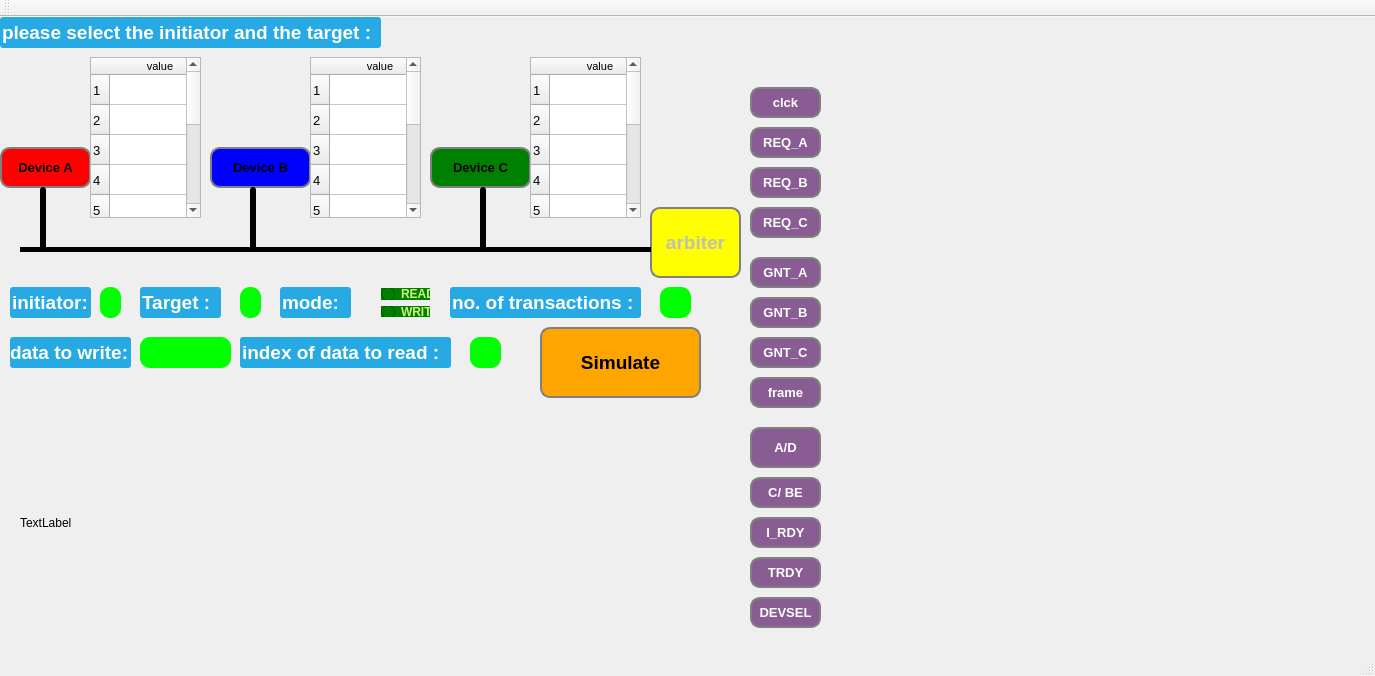
<?xml version="1.0" encoding="UTF-8"?>
<ui version="4.0">
 <class>PCI</class>
 <widget class="QMainWindow" name="PCI">
  <property name="windowModality">
   <enum>Qt::ApplicationModal</enum>
  </property>
  <property name="enabled">
   <bool>true</bool>
  </property>
  <property name="geometry">
   <rect>
    <x>0</x>
    <y>0</y>
    <width>1375</width>
    <height>676</height>
   </rect>
  </property>
  <property name="sizePolicy">
   <sizepolicy hsizetype="Maximum" vsizetype="Maximum">
    <horstretch>10</horstretch>
    <verstretch>10</verstretch>
   </sizepolicy>
  </property>
  <property name="baseSize">
   <size>
    <width>1</width>
    <height>3</height>
   </size>
  </property>
  <property name="windowTitle">
   <string>PCI</string>
  </property>
  <widget class="QWidget" name="centralWidget">
   <widget class="QPushButton" name="devA">
    <property name="geometry">
     <rect>
      <x>0</x>
      <y>130</y>
      <width>91</width>
      <height>41</height>
     </rect>
    </property>
    <property name="font">
     <font>
      <family>Arial</family>
      <pointsize>10</pointsize>
      <weight>75</weight>
      <bold>true</bold>
     </font>
    </property>
    <property name="cursor">
     <cursorShape>OpenHandCursor</cursorShape>
    </property>
    <property name="styleSheet">
     <string notr="true">QPushButton
{
  border: 2px solid gray;
  border-radius: 10px;
  padding: 0 8px;
  background: red;
}</string>
    </property>
    <property name="text">
     <string>Device A</string>
    </property>
   </widget>
   <widget class="QPushButton" name="devB">
    <property name="geometry">
     <rect>
      <x>210</x>
      <y>130</y>
      <width>101</width>
      <height>41</height>
     </rect>
    </property>
    <property name="font">
     <font>
      <family>Arial</family>
      <pointsize>10</pointsize>
      <weight>75</weight>
      <bold>true</bold>
     </font>
    </property>
    <property name="cursor">
     <cursorShape>OpenHandCursor</cursorShape>
    </property>
    <property name="styleSheet">
     <string notr="true">QPushButton
{
  border: 2px solid gray;
  border-radius: 10px;
  padding: 0 8px;
  background: blue;
}</string>
    </property>
    <property name="text">
     <string>Device B</string>
    </property>
   </widget>
   <widget class="QLineEdit" name="lineEdit">
    <property name="enabled">
     <bool>false</bool>
    </property>
    <property name="geometry">
     <rect>
      <x>0</x>
      <y>0</y>
      <width>381</width>
      <height>31</height>
     </rect>
    </property>
    <property name="minimumSize">
     <size>
      <width>0</width>
      <height>31</height>
     </size>
    </property>
    <property name="font">
     <font>
      <family>Arial</family>
      <pointsize>14</pointsize>
      <weight>75</weight>
      <bold>true</bold>
     </font>
    </property>
    <property name="styleSheet">
     <string notr="true">QLineEdit
{
  color: white;
  background-color: #27a9e3;
  border-radius: 15px;
  border-width: 0px;
  border-radius: 3px;
}</string>
    </property>
    <property name="text">
     <string>please select the initiator and the target :</string>
    </property>
   </widget>
   <widget class="QPushButton" name="devC">
    <property name="geometry">
     <rect>
      <x>430</x>
      <y>130</y>
      <width>101</width>
      <height>41</height>
     </rect>
    </property>
    <property name="font">
     <font>
      <family>Arial</family>
      <pointsize>10</pointsize>
      <weight>75</weight>
      <bold>true</bold>
     </font>
    </property>
    <property name="cursor">
     <cursorShape>OpenHandCursor</cursorShape>
    </property>
    <property name="styleSheet">
     <string notr="true">QPushButton
{
  border: 2px solid gray;
  border-radius: 10px;
  padding: 0 8px;
  background: green;
}</string>
    </property>
    <property name="text">
     <string>Device C</string>
    </property>
   </widget>
   <widget class="QPushButton" name="arb">
    <property name="enabled">
     <bool>false</bool>
    </property>
    <property name="geometry">
     <rect>
      <x>650</x>
      <y>190</y>
      <width>91</width>
      <height>71</height>
     </rect>
    </property>
    <property name="font">
     <font>
      <family>Arial</family>
      <pointsize>14</pointsize>
      <weight>75</weight>
      <bold>true</bold>
     </font>
    </property>
    <property name="styleSheet">
     <string notr="true">QPushButton
{
  border: 2px solid gray;
  border-radius: 10px;
  padding: 0 8px;
  background: yellow;
}</string>
    </property>
    <property name="text">
     <string>arbiter</string>
    </property>
   </widget>
   <widget class="QLineEdit" name="lineEdit_2">
    <property name="enabled">
     <bool>false</bool>
    </property>
    <property name="geometry">
     <rect>
      <x>20</x>
      <y>230</y>
      <width>631</width>
      <height>5</height>
     </rect>
    </property>
    <property name="autoFillBackground">
     <bool>false</bool>
    </property>
    <property name="styleSheet">
     <string notr="true">QLineEdit
{
  color: black;
  background-color: #000000;
  border-width: 0px;
  border-radius: 3px;
}</string>
    </property>
   </widget>
   <widget class="QLineEdit" name="lineEdit_3">
    <property name="enabled">
     <bool>false</bool>
    </property>
    <property name="geometry">
     <rect>
      <x>40</x>
      <y>170</y>
      <width>6</width>
      <height>65</height>
     </rect>
    </property>
    <property name="autoFillBackground">
     <bool>false</bool>
    </property>
    <property name="styleSheet">
     <string notr="true">QLineEdit
{
  color: black;
  background-color: #000000;
  border-width: 0px;
  border-radius: 3px;
}</string>
    </property>
   </widget>
   <widget class="QLineEdit" name="lineEdit_4">
    <property name="enabled">
     <bool>false</bool>
    </property>
    <property name="geometry">
     <rect>
      <x>250</x>
      <y>170</y>
      <width>6</width>
      <height>65</height>
     </rect>
    </property>
    <property name="autoFillBackground">
     <bool>false</bool>
    </property>
    <property name="styleSheet">
     <string notr="true">QLineEdit
{
  color: black;
  background-color: #000000;
  border-width: 0px;
  border-radius: 3px;
}</string>
    </property>
   </widget>
   <widget class="QLineEdit" name="lineEdit_5">
    <property name="enabled">
     <bool>false</bool>
    </property>
    <property name="geometry">
     <rect>
      <x>480</x>
      <y>170</y>
      <width>6</width>
      <height>65</height>
     </rect>
    </property>
    <property name="autoFillBackground">
     <bool>false</bool>
    </property>
    <property name="styleSheet">
     <string notr="true">QLineEdit
{
  color: black;
  background-color: #000000;
  border-width: 0px;
  border-radius: 3px;
}</string>
    </property>
   </widget>
   <widget class="QTableWidget" name="TA">
    <property name="enabled">
     <bool>true</bool>
    </property>
    <property name="geometry">
     <rect>
      <x>90</x>
      <y>40</y>
      <width>111</width>
      <height>161</height>
     </rect>
    </property>
    <row>
     <property name="text">
      <string>1</string>
     </property>
     <property name="font">
      <font>
       <pointsize>10</pointsize>
       <stylestrategy>PreferAntialias</stylestrategy>
      </font>
     </property>
    </row>
    <row>
     <property name="text">
      <string>2</string>
     </property>
     <property name="font">
      <font>
       <pointsize>10</pointsize>
      </font>
     </property>
    </row>
    <row>
     <property name="text">
      <string>3</string>
     </property>
     <property name="font">
      <font>
       <pointsize>10</pointsize>
      </font>
     </property>
    </row>
    <row>
     <property name="text">
      <string>4</string>
     </property>
     <property name="font">
      <font>
       <pointsize>10</pointsize>
      </font>
     </property>
    </row>
    <row>
     <property name="text">
      <string>5</string>
     </property>
     <property name="font">
      <font>
       <pointsize>10</pointsize>
      </font>
     </property>
    </row>
    <row>
     <property name="text">
      <string>6</string>
     </property>
     <property name="font">
      <font>
       <pointsize>10</pointsize>
      </font>
     </property>
    </row>
    <row>
     <property name="text">
      <string>7</string>
     </property>
     <property name="font">
      <font>
       <pointsize>10</pointsize>
      </font>
     </property>
    </row>
    <row>
     <property name="text">
      <string>8</string>
     </property>
     <property name="font">
      <font>
       <pointsize>10</pointsize>
      </font>
     </property>
    </row>
    <row>
     <property name="text">
      <string>9</string>
     </property>
     <property name="font">
      <font>
       <pointsize>10</pointsize>
      </font>
     </property>
    </row>
    <row>
     <property name="text">
      <string>10</string>
     </property>
     <property name="font">
      <font>
       <pointsize>10</pointsize>
      </font>
     </property>
    </row>
    <column>
     <property name="text">
      <string>value</string>
     </property>
     <property name="font">
      <font>
       <pointsize>8</pointsize>
      </font>
     </property>
     <property name="textAlignment">
      <set>AlignCenter</set>
     </property>
    </column>
    <item row="0" column="0">
     <property name="text">
      <string notr="true"/>
     </property>
     <property name="font">
      <font>
       <pointsize>10</pointsize>
       <weight>75</weight>
       <bold>true</bold>
       <kerning>false</kerning>
      </font>
     </property>
     <property name="flags">
      <set>NoItemFlags</set>
     </property>
    </item>
    <item row="1" column="0">
     <property name="text">
      <string/>
     </property>
     <property name="font">
      <font>
       <pointsize>10</pointsize>
       <weight>75</weight>
       <bold>true</bold>
      </font>
     </property>
     <property name="flags">
      <set>NoItemFlags</set>
     </property>
    </item>
    <item row="2" column="0">
     <property name="text">
      <string notr="true"/>
     </property>
     <property name="font">
      <font>
       <pointsize>10</pointsize>
       <weight>75</weight>
       <bold>true</bold>
      </font>
     </property>
     <property name="flags">
      <set>NoItemFlags</set>
     </property>
    </item>
    <item row="3" column="0">
     <property name="text">
      <string/>
     </property>
     <property name="font">
      <font>
       <pointsize>10</pointsize>
       <weight>75</weight>
       <bold>true</bold>
      </font>
     </property>
     <property name="flags">
      <set>NoItemFlags</set>
     </property>
    </item>
    <item row="4" column="0">
     <property name="text">
      <string/>
     </property>
     <property name="font">
      <font>
       <pointsize>10</pointsize>
       <weight>75</weight>
       <bold>true</bold>
      </font>
     </property>
     <property name="flags">
      <set>NoItemFlags</set>
     </property>
    </item>
    <item row="5" column="0">
     <property name="text">
      <string/>
     </property>
     <property name="font">
      <font>
       <pointsize>10</pointsize>
       <weight>75</weight>
       <bold>true</bold>
      </font>
     </property>
     <property name="flags">
      <set>NoItemFlags</set>
     </property>
    </item>
    <item row="6" column="0">
     <property name="text">
      <string/>
     </property>
     <property name="font">
      <font>
       <pointsize>10</pointsize>
       <weight>75</weight>
       <bold>true</bold>
      </font>
     </property>
     <property name="flags">
      <set>NoItemFlags</set>
     </property>
    </item>
    <item row="7" column="0">
     <property name="text">
      <string/>
     </property>
     <property name="font">
      <font>
       <pointsize>10</pointsize>
       <weight>75</weight>
       <bold>true</bold>
      </font>
     </property>
     <property name="flags">
      <set>NoItemFlags</set>
     </property>
    </item>
    <item row="8" column="0">
     <property name="text">
      <string/>
     </property>
     <property name="font">
      <font>
       <pointsize>10</pointsize>
       <weight>75</weight>
       <bold>true</bold>
      </font>
     </property>
     <property name="flags">
      <set>NoItemFlags</set>
     </property>
    </item>
    <item row="9" column="0">
     <property name="text">
      <string/>
     </property>
     <property name="font">
      <font>
       <pointsize>10</pointsize>
       <weight>75</weight>
       <bold>true</bold>
      </font>
     </property>
     <property name="flags">
      <set>NoItemFlags</set>
     </property>
    </item>
   </widget>
   <widget class="QTableWidget" name="TB">
    <property name="enabled">
     <bool>true</bool>
    </property>
    <property name="geometry">
     <rect>
      <x>310</x>
      <y>40</y>
      <width>111</width>
      <height>161</height>
     </rect>
    </property>
    <row>
     <property name="text">
      <string>1</string>
     </property>
     <property name="font">
      <font>
       <pointsize>10</pointsize>
       <stylestrategy>PreferAntialias</stylestrategy>
      </font>
     </property>
    </row>
    <row>
     <property name="text">
      <string>2</string>
     </property>
     <property name="font">
      <font>
       <pointsize>10</pointsize>
      </font>
     </property>
    </row>
    <row>
     <property name="text">
      <string>3</string>
     </property>
     <property name="font">
      <font>
       <pointsize>10</pointsize>
      </font>
     </property>
    </row>
    <row>
     <property name="text">
      <string>4</string>
     </property>
     <property name="font">
      <font>
       <pointsize>10</pointsize>
      </font>
     </property>
    </row>
    <row>
     <property name="text">
      <string>5</string>
     </property>
     <property name="font">
      <font>
       <pointsize>10</pointsize>
      </font>
     </property>
    </row>
    <row>
     <property name="text">
      <string>6</string>
     </property>
     <property name="font">
      <font>
       <pointsize>10</pointsize>
      </font>
     </property>
    </row>
    <row>
     <property name="text">
      <string>7</string>
     </property>
     <property name="font">
      <font>
       <pointsize>10</pointsize>
      </font>
     </property>
    </row>
    <row>
     <property name="text">
      <string>8</string>
     </property>
     <property name="font">
      <font>
       <pointsize>10</pointsize>
      </font>
     </property>
    </row>
    <row>
     <property name="text">
      <string>9</string>
     </property>
     <property name="font">
      <font>
       <pointsize>10</pointsize>
      </font>
     </property>
    </row>
    <row>
     <property name="text">
      <string>10</string>
     </property>
     <property name="font">
      <font>
       <pointsize>10</pointsize>
      </font>
     </property>
    </row>
    <column>
     <property name="text">
      <string>value</string>
     </property>
     <property name="font">
      <font>
       <pointsize>8</pointsize>
      </font>
     </property>
     <property name="textAlignment">
      <set>AlignCenter</set>
     </property>
    </column>
    <item row="0" column="0">
     <property name="text">
      <string notr="true"/>
     </property>
     <property name="font">
      <font>
       <pointsize>10</pointsize>
       <weight>75</weight>
       <bold>true</bold>
       <kerning>false</kerning>
      </font>
     </property>
     <property name="flags">
      <set>NoItemFlags</set>
     </property>
    </item>
    <item row="1" column="0">
     <property name="text">
      <string/>
     </property>
     <property name="font">
      <font>
       <pointsize>10</pointsize>
       <weight>75</weight>
       <bold>true</bold>
      </font>
     </property>
     <property name="flags">
      <set>NoItemFlags</set>
     </property>
    </item>
    <item row="2" column="0">
     <property name="text">
      <string notr="true"/>
     </property>
     <property name="font">
      <font>
       <pointsize>10</pointsize>
       <weight>75</weight>
       <bold>true</bold>
      </font>
     </property>
     <property name="flags">
      <set>NoItemFlags</set>
     </property>
    </item>
    <item row="3" column="0">
     <property name="text">
      <string/>
     </property>
     <property name="font">
      <font>
       <pointsize>10</pointsize>
       <weight>75</weight>
       <bold>true</bold>
      </font>
     </property>
     <property name="flags">
      <set>NoItemFlags</set>
     </property>
    </item>
    <item row="4" column="0">
     <property name="text">
      <string/>
     </property>
     <property name="font">
      <font>
       <pointsize>10</pointsize>
       <weight>75</weight>
       <bold>true</bold>
      </font>
     </property>
     <property name="flags">
      <set>NoItemFlags</set>
     </property>
    </item>
    <item row="5" column="0">
     <property name="text">
      <string/>
     </property>
     <property name="font">
      <font>
       <pointsize>10</pointsize>
       <weight>75</weight>
       <bold>true</bold>
      </font>
     </property>
     <property name="flags">
      <set>NoItemFlags</set>
     </property>
    </item>
    <item row="6" column="0">
     <property name="text">
      <string/>
     </property>
     <property name="font">
      <font>
       <pointsize>10</pointsize>
       <weight>75</weight>
       <bold>true</bold>
      </font>
     </property>
     <property name="flags">
      <set>NoItemFlags</set>
     </property>
    </item>
    <item row="7" column="0">
     <property name="text">
      <string/>
     </property>
     <property name="font">
      <font>
       <pointsize>10</pointsize>
       <weight>75</weight>
       <bold>true</bold>
      </font>
     </property>
     <property name="flags">
      <set>NoItemFlags</set>
     </property>
    </item>
    <item row="8" column="0">
     <property name="text">
      <string/>
     </property>
     <property name="font">
      <font>
       <pointsize>10</pointsize>
       <weight>75</weight>
       <bold>true</bold>
      </font>
     </property>
     <property name="flags">
      <set>NoItemFlags</set>
     </property>
    </item>
    <item row="9" column="0">
     <property name="text">
      <string/>
     </property>
     <property name="font">
      <font>
       <pointsize>10</pointsize>
       <weight>75</weight>
       <bold>true</bold>
      </font>
     </property>
     <property name="flags">
      <set>NoItemFlags</set>
     </property>
    </item>
   </widget>
   <widget class="QTableWidget" name="TC">
    <property name="enabled">
     <bool>true</bool>
    </property>
    <property name="geometry">
     <rect>
      <x>530</x>
      <y>40</y>
      <width>111</width>
      <height>161</height>
     </rect>
    </property>
    <row>
     <property name="text">
      <string>1</string>
     </property>
     <property name="font">
      <font>
       <pointsize>10</pointsize>
       <stylestrategy>PreferAntialias</stylestrategy>
      </font>
     </property>
    </row>
    <row>
     <property name="text">
      <string>2</string>
     </property>
     <property name="font">
      <font>
       <pointsize>10</pointsize>
      </font>
     </property>
    </row>
    <row>
     <property name="text">
      <string>3</string>
     </property>
     <property name="font">
      <font>
       <pointsize>10</pointsize>
      </font>
     </property>
    </row>
    <row>
     <property name="text">
      <string>4</string>
     </property>
     <property name="font">
      <font>
       <pointsize>10</pointsize>
      </font>
     </property>
    </row>
    <row>
     <property name="text">
      <string>5</string>
     </property>
     <property name="font">
      <font>
       <pointsize>10</pointsize>
      </font>
     </property>
    </row>
    <row>
     <property name="text">
      <string>6</string>
     </property>
     <property name="font">
      <font>
       <pointsize>10</pointsize>
      </font>
     </property>
    </row>
    <row>
     <property name="text">
      <string>7</string>
     </property>
     <property name="font">
      <font>
       <pointsize>10</pointsize>
      </font>
     </property>
    </row>
    <row>
     <property name="text">
      <string>8</string>
     </property>
     <property name="font">
      <font>
       <pointsize>10</pointsize>
      </font>
     </property>
    </row>
    <row>
     <property name="text">
      <string>9</string>
     </property>
     <property name="font">
      <font>
       <pointsize>10</pointsize>
      </font>
     </property>
    </row>
    <row>
     <property name="text">
      <string>10</string>
     </property>
     <property name="font">
      <font>
       <pointsize>10</pointsize>
      </font>
     </property>
    </row>
    <column>
     <property name="text">
      <string>value</string>
     </property>
     <property name="font">
      <font>
       <pointsize>8</pointsize>
      </font>
     </property>
     <property name="textAlignment">
      <set>AlignCenter</set>
     </property>
    </column>
    <item row="0" column="0">
     <property name="text">
      <string notr="true"/>
     </property>
     <property name="font">
      <font>
       <pointsize>10</pointsize>
       <weight>75</weight>
       <bold>true</bold>
       <kerning>false</kerning>
      </font>
     </property>
     <property name="flags">
      <set>NoItemFlags</set>
     </property>
    </item>
    <item row="1" column="0">
     <property name="text">
      <string/>
     </property>
     <property name="font">
      <font>
       <pointsize>10</pointsize>
       <weight>75</weight>
       <bold>true</bold>
      </font>
     </property>
     <property name="flags">
      <set>NoItemFlags</set>
     </property>
    </item>
    <item row="2" column="0">
     <property name="text">
      <string notr="true"/>
     </property>
     <property name="font">
      <font>
       <pointsize>10</pointsize>
       <weight>75</weight>
       <bold>true</bold>
      </font>
     </property>
     <property name="flags">
      <set>NoItemFlags</set>
     </property>
    </item>
    <item row="3" column="0">
     <property name="text">
      <string/>
     </property>
     <property name="font">
      <font>
       <pointsize>10</pointsize>
       <weight>75</weight>
       <bold>true</bold>
      </font>
     </property>
     <property name="flags">
      <set>NoItemFlags</set>
     </property>
    </item>
    <item row="4" column="0">
     <property name="text">
      <string/>
     </property>
     <property name="font">
      <font>
       <pointsize>10</pointsize>
       <weight>75</weight>
       <bold>true</bold>
      </font>
     </property>
     <property name="flags">
      <set>NoItemFlags</set>
     </property>
    </item>
    <item row="5" column="0">
     <property name="text">
      <string/>
     </property>
     <property name="font">
      <font>
       <pointsize>10</pointsize>
       <weight>75</weight>
       <bold>true</bold>
      </font>
     </property>
     <property name="flags">
      <set>NoItemFlags</set>
     </property>
    </item>
    <item row="6" column="0">
     <property name="text">
      <string/>
     </property>
     <property name="font">
      <font>
       <pointsize>10</pointsize>
       <weight>75</weight>
       <bold>true</bold>
      </font>
     </property>
     <property name="flags">
      <set>NoItemFlags</set>
     </property>
    </item>
    <item row="7" column="0">
     <property name="text">
      <string/>
     </property>
     <property name="font">
      <font>
       <pointsize>10</pointsize>
       <weight>75</weight>
       <bold>true</bold>
      </font>
     </property>
     <property name="flags">
      <set>NoItemFlags</set>
     </property>
    </item>
    <item row="8" column="0">
     <property name="text">
      <string/>
     </property>
     <property name="font">
      <font>
       <pointsize>10</pointsize>
       <weight>75</weight>
       <bold>true</bold>
      </font>
     </property>
     <property name="flags">
      <set>NoItemFlags</set>
     </property>
    </item>
    <item row="9" column="0">
     <property name="text">
      <string/>
     </property>
     <property name="font">
      <font>
       <pointsize>10</pointsize>
       <weight>75</weight>
       <bold>true</bold>
      </font>
     </property>
     <property name="flags">
      <set>NoItemFlags</set>
     </property>
    </item>
   </widget>
   <widget class="QLineEdit" name="lineEdit_6">
    <property name="enabled">
     <bool>false</bool>
    </property>
    <property name="geometry">
     <rect>
      <x>10</x>
      <y>270</y>
      <width>81</width>
      <height>31</height>
     </rect>
    </property>
    <property name="minimumSize">
     <size>
      <width>0</width>
      <height>31</height>
     </size>
    </property>
    <property name="font">
     <font>
      <family>Arial</family>
      <pointsize>14</pointsize>
      <weight>75</weight>
      <bold>true</bold>
     </font>
    </property>
    <property name="styleSheet">
     <string notr="true">QLineEdit
{
  color: white;
  background-color: #27a9e3;
  border-radius: 15px;
  border-width: 0px;
  border-radius: 3px;
}</string>
    </property>
    <property name="text">
     <string>initiator:</string>
    </property>
   </widget>
   <widget class="QLineEdit" name="lineEdit_7">
    <property name="enabled">
     <bool>false</bool>
    </property>
    <property name="geometry">
     <rect>
      <x>140</x>
      <y>270</y>
      <width>81</width>
      <height>31</height>
     </rect>
    </property>
    <property name="minimumSize">
     <size>
      <width>0</width>
      <height>31</height>
     </size>
    </property>
    <property name="font">
     <font>
      <family>Arial</family>
      <pointsize>14</pointsize>
      <weight>75</weight>
      <bold>true</bold>
     </font>
    </property>
    <property name="styleSheet">
     <string notr="true">QLineEdit
{
  color: white;
  background-color: #27a9e3;
  border-radius: 25px;
  border-width: 0px;
  border-radius: 3px;
}</string>
    </property>
    <property name="text">
     <string>Target :</string>
    </property>
   </widget>
   <widget class="QLineEdit" name="INIT">
    <property name="enabled">
     <bool>false</bool>
    </property>
    <property name="geometry">
     <rect>
      <x>100</x>
      <y>270</y>
      <width>21</width>
      <height>31</height>
     </rect>
    </property>
    <property name="minimumSize">
     <size>
      <width>0</width>
      <height>31</height>
     </size>
    </property>
    <property name="font">
     <font>
      <family>Arial</family>
      <pointsize>14</pointsize>
      <weight>75</weight>
      <bold>true</bold>
     </font>
    </property>
    <property name="styleSheet">
     <string notr="true">QLineEdit
{
  color: black;
  background-color: #00FF00;
  border-width: 0px;
  border-radius: 3px;
  border-radius: 10px;
}</string>
    </property>
    <property name="text">
     <string/>
    </property>
   </widget>
   <widget class="QLineEdit" name="TARG">
    <property name="enabled">
     <bool>false</bool>
    </property>
    <property name="geometry">
     <rect>
      <x>240</x>
      <y>270</y>
      <width>21</width>
      <height>31</height>
     </rect>
    </property>
    <property name="minimumSize">
     <size>
      <width>0</width>
      <height>31</height>
     </size>
    </property>
    <property name="font">
     <font>
      <family>Arial</family>
      <pointsize>14</pointsize>
      <weight>75</weight>
      <bold>true</bold>
     </font>
    </property>
    <property name="styleSheet">
     <string notr="true">QLineEdit
{
  color: black;
  background-color: #00FF00;
  border-width: 0px;
  border-radius: 3px;
  border-radius: 10px;
}</string>
    </property>
    <property name="text">
     <string/>
    </property>
   </widget>
   <widget class="QLineEdit" name="lineEdit_8">
    <property name="enabled">
     <bool>false</bool>
    </property>
    <property name="geometry">
     <rect>
      <x>280</x>
      <y>270</y>
      <width>71</width>
      <height>31</height>
     </rect>
    </property>
    <property name="minimumSize">
     <size>
      <width>0</width>
      <height>31</height>
     </size>
    </property>
    <property name="font">
     <font>
      <family>Arial</family>
      <pointsize>14</pointsize>
      <weight>75</weight>
      <bold>true</bold>
     </font>
    </property>
    <property name="styleSheet">
     <string notr="true">QLineEdit
{
  color: white;
  background-color: #27a9e3;
  border-radius: 25px;
  border-width: 0px;
  border-radius: 3px;
}</string>
    </property>
    <property name="text">
     <string>mode:</string>
    </property>
   </widget>
   <widget class="QLineEdit" name="data">
    <property name="enabled">
     <bool>false</bool>
    </property>
    <property name="geometry">
     <rect>
      <x>10</x>
      <y>320</y>
      <width>121</width>
      <height>31</height>
     </rect>
    </property>
    <property name="minimumSize">
     <size>
      <width>0</width>
      <height>31</height>
     </size>
    </property>
    <property name="font">
     <font>
      <family>Arial</family>
      <pointsize>14</pointsize>
      <weight>75</weight>
      <bold>true</bold>
     </font>
    </property>
    <property name="styleSheet">
     <string notr="true">QLineEdit
{
  color: white;
  background-color: #27a9e3;
  border-radius: 25px;
  border-width: 0px;
  border-radius: 3px;
}</string>
    </property>
    <property name="text">
     <string>data to write:</string>
    </property>
   </widget>
   <widget class="QLineEdit" name="idx">
    <property name="enabled">
     <bool>false</bool>
    </property>
    <property name="geometry">
     <rect>
      <x>240</x>
      <y>320</y>
      <width>211</width>
      <height>31</height>
     </rect>
    </property>
    <property name="minimumSize">
     <size>
      <width>0</width>
      <height>31</height>
     </size>
    </property>
    <property name="font">
     <font>
      <family>Arial</family>
      <pointsize>14</pointsize>
      <weight>75</weight>
      <bold>true</bold>
     </font>
    </property>
    <property name="styleSheet">
     <string notr="true">QLineEdit
{
  color: white;
  background-color: #27a9e3;
  border-radius: 25px;
  border-width: 0px;
  border-radius: 3px;
}</string>
    </property>
    <property name="text">
     <string>index of data to read :</string>
    </property>
   </widget>
   <widget class="QLineEdit" name="index_enter">
    <property name="enabled">
     <bool>true</bool>
    </property>
    <property name="geometry">
     <rect>
      <x>470</x>
      <y>320</y>
      <width>31</width>
      <height>31</height>
     </rect>
    </property>
    <property name="minimumSize">
     <size>
      <width>0</width>
      <height>31</height>
     </size>
    </property>
    <property name="font">
     <font>
      <family>Arial</family>
      <pointsize>14</pointsize>
      <weight>75</weight>
      <bold>true</bold>
     </font>
    </property>
    <property name="acceptDrops">
     <bool>true</bool>
    </property>
    <property name="styleSheet">
     <string notr="true">QLineEdit
{
  color: black;
  background-color: #00FF00;
  border-width: 0px;
  border-radius: 3px;
  border-radius: 10px;
}</string>
    </property>
    <property name="text">
     <string/>
    </property>
   </widget>
   <widget class="QLineEdit" name="data_enter">
    <property name="enabled">
     <bool>true</bool>
    </property>
    <property name="geometry">
     <rect>
      <x>140</x>
      <y>320</y>
      <width>91</width>
      <height>31</height>
     </rect>
    </property>
    <property name="minimumSize">
     <size>
      <width>0</width>
      <height>31</height>
     </size>
    </property>
    <property name="font">
     <font>
      <family>Arial</family>
      <pointsize>14</pointsize>
      <weight>75</weight>
      <bold>true</bold>
     </font>
    </property>
    <property name="acceptDrops">
     <bool>true</bool>
    </property>
    <property name="styleSheet">
     <string notr="true">QLineEdit
{
  color: black;
  background-color: #00FF00;
  border-width: 0px;
  border-radius: 3px;
  border-radius: 10px;
}</string>
    </property>
    <property name="text">
     <string/>
    </property>
   </widget>
   <widget class="QWidget" name="verticalLayoutWidget">
    <property name="geometry">
     <rect>
      <x>370</x>
      <y>260</y>
      <width>71</width>
      <height>51</height>
     </rect>
    </property>
    <layout class="QVBoxLayout" name="verticalLayout">
     <item>
      <widget class="QRadioButton" name="R1">
       <property name="styleSheet">
        <string notr="true">QRadioButton{
	background:green;
	color:#CBF57D;
	font:bold;
}</string>
       </property>
       <property name="text">
        <string>READ</string>
       </property>
      </widget>
     </item>
     <item>
      <widget class="QRadioButton" name="R2">
       <property name="enabled">
        <bool>true</bool>
       </property>
       <property name="cursor">
        <cursorShape>PointingHandCursor</cursorShape>
       </property>
       <property name="acceptDrops">
        <bool>true</bool>
       </property>
       <property name="styleSheet">
        <string notr="true">QRadioButton{
	background:green;
	color:#CBF57D;
	font:bold;
}</string>
       </property>
       <property name="text">
        <string>WRITE</string>
       </property>
      </widget>
     </item>
    </layout>
   </widget>
   <widget class="QLineEdit" name="idx_2">
    <property name="enabled">
     <bool>false</bool>
    </property>
    <property name="geometry">
     <rect>
      <x>450</x>
      <y>270</y>
      <width>191</width>
      <height>31</height>
     </rect>
    </property>
    <property name="minimumSize">
     <size>
      <width>0</width>
      <height>31</height>
     </size>
    </property>
    <property name="font">
     <font>
      <family>Arial</family>
      <pointsize>14</pointsize>
      <weight>75</weight>
      <bold>true</bold>
     </font>
    </property>
    <property name="styleSheet">
     <string notr="true">QLineEdit
{
  color: white;
  background-color: #27a9e3;
  border-radius: 25px;
  border-width: 0px;
  border-radius: 3px;
}</string>
    </property>
    <property name="text">
     <string>no. of transactions :</string>
    </property>
   </widget>
   <widget class="QLineEdit" name="no">
    <property name="enabled">
     <bool>true</bool>
    </property>
    <property name="geometry">
     <rect>
      <x>660</x>
      <y>270</y>
      <width>31</width>
      <height>31</height>
     </rect>
    </property>
    <property name="minimumSize">
     <size>
      <width>0</width>
      <height>31</height>
     </size>
    </property>
    <property name="font">
     <font>
      <family>Arial</family>
      <pointsize>14</pointsize>
      <weight>75</weight>
      <bold>true</bold>
     </font>
    </property>
    <property name="acceptDrops">
     <bool>true</bool>
    </property>
    <property name="styleSheet">
     <string notr="true">QLineEdit
{
  color: black;
  background-color: #00FF00;
  border-width: 0px;
  border-radius: 3px;
  border-radius: 10px;
}</string>
    </property>
    <property name="text">
     <string/>
    </property>
   </widget>
   <widget class="QPushButton" name="arb_2">
    <property name="enabled">
     <bool>true</bool>
    </property>
    <property name="geometry">
     <rect>
      <x>540</x>
      <y>310</y>
      <width>161</width>
      <height>71</height>
     </rect>
    </property>
    <property name="font">
     <font>
      <family>Arial</family>
      <pointsize>14</pointsize>
      <weight>75</weight>
      <bold>true</bold>
     </font>
    </property>
    <property name="cursor">
     <cursorShape>PointingHandCursor</cursorShape>
    </property>
    <property name="styleSheet">
     <string notr="true">QPushButton
{
  border: 2px solid gray;
  border-radius: 10px;
  padding: 0 8px;
  background: #FFA500;
}</string>
    </property>
    <property name="text">
     <string>Simulate</string>
    </property>
   </widget>
   <widget class="QWidget" name="verticalLayoutWidget_2">
    <property name="geometry">
     <rect>
      <x>820</x>
      <y>10</y>
      <width>551</width>
      <height>641</height>
     </rect>
    </property>
    <layout class="QVBoxLayout" name="chart">
     <property name="sizeConstraint">
      <enum>QLayout::SetNoConstraint</enum>
     </property>
     <item>
      <layout class="QHBoxLayout" name="horizontalLayout">
       <property name="sizeConstraint">
        <enum>QLayout::SetNoConstraint</enum>
       </property>
      </layout>
     </item>
    </layout>
   </widget>
   <widget class="QPushButton" name="arb_6">
    <property name="enabled">
     <bool>false</bool>
    </property>
    <property name="geometry">
     <rect>
      <x>750</x>
      <y>70</y>
      <width>71</width>
      <height>31</height>
     </rect>
    </property>
    <property name="font">
     <font>
      <family>Arial</family>
      <pointsize>10</pointsize>
      <weight>75</weight>
      <bold>true</bold>
     </font>
    </property>
    <property name="cursor">
     <cursorShape>PointingHandCursor</cursorShape>
    </property>
    <property name="styleSheet">
     <string notr="true">QPushButton
{
  border: 2px solid gray;
  border-radius: 10px;
  padding: 0 8px;
color: white;
  background: #895C94;
}</string>
    </property>
    <property name="text">
     <string>clck</string>
    </property>
   </widget>
   <widget class="QPushButton" name="arb_7">
    <property name="enabled">
     <bool>false</bool>
    </property>
    <property name="geometry">
     <rect>
      <x>750</x>
      <y>110</y>
      <width>71</width>
      <height>31</height>
     </rect>
    </property>
    <property name="font">
     <font>
      <family>Arial</family>
      <pointsize>10</pointsize>
      <weight>75</weight>
      <bold>true</bold>
     </font>
    </property>
    <property name="cursor">
     <cursorShape>PointingHandCursor</cursorShape>
    </property>
    <property name="styleSheet">
     <string notr="true">QPushButton
{
  border: 2px solid gray;
  border-radius: 10px;
  padding: 0 8px;
color: white;
  background: #895C94;
}</string>
    </property>
    <property name="text">
     <string>REQ_A</string>
    </property>
   </widget>
   <widget class="QPushButton" name="arb_8">
    <property name="enabled">
     <bool>false</bool>
    </property>
    <property name="geometry">
     <rect>
      <x>750</x>
      <y>150</y>
      <width>71</width>
      <height>31</height>
     </rect>
    </property>
    <property name="font">
     <font>
      <family>Arial</family>
      <pointsize>10</pointsize>
      <weight>75</weight>
      <bold>true</bold>
     </font>
    </property>
    <property name="cursor">
     <cursorShape>PointingHandCursor</cursorShape>
    </property>
    <property name="styleSheet">
     <string notr="true">QPushButton
{
  border: 2px solid gray;
  border-radius: 10px;
  padding: 0 8px;
color: white;
  background: #895C94;
}</string>
    </property>
    <property name="text">
     <string>REQ_B</string>
    </property>
   </widget>
   <widget class="QPushButton" name="arb_9">
    <property name="enabled">
     <bool>false</bool>
    </property>
    <property name="geometry">
     <rect>
      <x>750</x>
      <y>190</y>
      <width>71</width>
      <height>31</height>
     </rect>
    </property>
    <property name="font">
     <font>
      <family>Arial</family>
      <pointsize>10</pointsize>
      <weight>75</weight>
      <bold>true</bold>
     </font>
    </property>
    <property name="cursor">
     <cursorShape>PointingHandCursor</cursorShape>
    </property>
    <property name="styleSheet">
     <string notr="true">QPushButton
{
  border: 2px solid gray;
  border-radius: 10px;
  padding: 0 8px;
color: white;
  background: #895C94;
}</string>
    </property>
    <property name="text">
     <string>REQ_C</string>
    </property>
   </widget>
   <widget class="QPushButton" name="arb_10">
    <property name="enabled">
     <bool>false</bool>
    </property>
    <property name="geometry">
     <rect>
      <x>750</x>
      <y>240</y>
      <width>71</width>
      <height>31</height>
     </rect>
    </property>
    <property name="font">
     <font>
      <family>Arial</family>
      <pointsize>10</pointsize>
      <weight>75</weight>
      <bold>true</bold>
     </font>
    </property>
    <property name="cursor">
     <cursorShape>PointingHandCursor</cursorShape>
    </property>
    <property name="styleSheet">
     <string notr="true">QPushButton
{
  border: 2px solid gray;
  border-radius: 10px;
  padding: 0 8px;
color: white;
  background: #895C94;
}</string>
    </property>
    <property name="text">
     <string>GNT_A</string>
    </property>
   </widget>
   <widget class="QPushButton" name="arb_11">
    <property name="enabled">
     <bool>false</bool>
    </property>
    <property name="geometry">
     <rect>
      <x>750</x>
      <y>280</y>
      <width>71</width>
      <height>31</height>
     </rect>
    </property>
    <property name="font">
     <font>
      <family>Arial</family>
      <pointsize>10</pointsize>
      <weight>75</weight>
      <bold>true</bold>
     </font>
    </property>
    <property name="cursor">
     <cursorShape>PointingHandCursor</cursorShape>
    </property>
    <property name="styleSheet">
     <string notr="true">QPushButton
{
  border: 2px solid gray;
  border-radius: 10px;
  padding: 0 8px;
color: white;
  background: #895C94;
}</string>
    </property>
    <property name="text">
     <string>GNT_B</string>
    </property>
   </widget>
   <widget class="QPushButton" name="arb_12">
    <property name="enabled">
     <bool>false</bool>
    </property>
    <property name="geometry">
     <rect>
      <x>750</x>
      <y>320</y>
      <width>71</width>
      <height>31</height>
     </rect>
    </property>
    <property name="font">
     <font>
      <family>Arial</family>
      <pointsize>10</pointsize>
      <weight>75</weight>
      <bold>true</bold>
     </font>
    </property>
    <property name="cursor">
     <cursorShape>PointingHandCursor</cursorShape>
    </property>
    <property name="styleSheet">
     <string notr="true">QPushButton
{
  border: 2px solid gray;
  border-radius: 10px;
  padding: 0 8px;
color: white;
  background: #895C94;
}</string>
    </property>
    <property name="text">
     <string>GNT_C</string>
    </property>
   </widget>
   <widget class="QPushButton" name="arb_13">
    <property name="enabled">
     <bool>false</bool>
    </property>
    <property name="geometry">
     <rect>
      <x>750</x>
      <y>360</y>
      <width>71</width>
      <height>31</height>
     </rect>
    </property>
    <property name="font">
     <font>
      <family>Arial</family>
      <pointsize>10</pointsize>
      <weight>75</weight>
      <bold>true</bold>
     </font>
    </property>
    <property name="cursor">
     <cursorShape>PointingHandCursor</cursorShape>
    </property>
    <property name="styleSheet">
     <string notr="true">QPushButton
{
  border: 2px solid gray;
  border-radius: 10px;
  padding: 0 8px;
color: white;
  background: #895C94;
}</string>
    </property>
    <property name="text">
     <string>frame</string>
    </property>
   </widget>
   <widget class="QPushButton" name="arb_14">
    <property name="enabled">
     <bool>false</bool>
    </property>
    <property name="geometry">
     <rect>
      <x>750</x>
      <y>410</y>
      <width>71</width>
      <height>41</height>
     </rect>
    </property>
    <property name="font">
     <font>
      <family>Arial</family>
      <pointsize>10</pointsize>
      <weight>75</weight>
      <bold>true</bold>
     </font>
    </property>
    <property name="cursor">
     <cursorShape>PointingHandCursor</cursorShape>
    </property>
    <property name="styleSheet">
     <string notr="true">QPushButton
{
  border: 2px solid gray;
  border-radius: 10px;
  padding: 0 8px;
color: white;
  background: #895C94;
}</string>
    </property>
    <property name="text">
     <string>A/D</string>
    </property>
   </widget>
   <widget class="QPushButton" name="arb_15">
    <property name="enabled">
     <bool>false</bool>
    </property>
    <property name="geometry">
     <rect>
      <x>750</x>
      <y>460</y>
      <width>71</width>
      <height>31</height>
     </rect>
    </property>
    <property name="font">
     <font>
      <family>Arial</family>
      <pointsize>10</pointsize>
      <weight>75</weight>
      <bold>true</bold>
     </font>
    </property>
    <property name="cursor">
     <cursorShape>PointingHandCursor</cursorShape>
    </property>
    <property name="styleSheet">
     <string notr="true">QPushButton
{
  border: 2px solid gray;
  border-radius: 10px;
  padding: 0 8px;
color: white;
  background: #895C94;
}</string>
    </property>
    <property name="text">
     <string>C/ BE</string>
    </property>
   </widget>
   <widget class="QPushButton" name="arb_16">
    <property name="enabled">
     <bool>false</bool>
    </property>
    <property name="geometry">
     <rect>
      <x>750</x>
      <y>500</y>
      <width>71</width>
      <height>31</height>
     </rect>
    </property>
    <property name="font">
     <font>
      <family>Arial</family>
      <pointsize>10</pointsize>
      <weight>75</weight>
      <bold>true</bold>
     </font>
    </property>
    <property name="cursor">
     <cursorShape>PointingHandCursor</cursorShape>
    </property>
    <property name="styleSheet">
     <string notr="true">QPushButton
{
  border: 2px solid gray;
  border-radius: 10px;
  padding: 0 8px;
color: white;
  background: #895C94;
}</string>
    </property>
    <property name="text">
     <string>I_RDY</string>
    </property>
   </widget>
   <widget class="QPushButton" name="arb_17">
    <property name="enabled">
     <bool>false</bool>
    </property>
    <property name="geometry">
     <rect>
      <x>750</x>
      <y>540</y>
      <width>71</width>
      <height>31</height>
     </rect>
    </property>
    <property name="font">
     <font>
      <family>Arial</family>
      <pointsize>10</pointsize>
      <weight>75</weight>
      <bold>true</bold>
     </font>
    </property>
    <property name="cursor">
     <cursorShape>PointingHandCursor</cursorShape>
    </property>
    <property name="styleSheet">
     <string notr="true">QPushButton
{
  border: 2px solid gray;
  border-radius: 10px;
  padding: 0 8px;
color: white;
  background: #895C94;
}</string>
    </property>
    <property name="text">
     <string>TRDY</string>
    </property>
   </widget>
   <widget class="QPushButton" name="arb_18">
    <property name="enabled">
     <bool>false</bool>
    </property>
    <property name="geometry">
     <rect>
      <x>750</x>
      <y>580</y>
      <width>71</width>
      <height>31</height>
     </rect>
    </property>
    <property name="font">
     <font>
      <family>Arial</family>
      <pointsize>10</pointsize>
      <weight>75</weight>
      <bold>true</bold>
     </font>
    </property>
    <property name="cursor">
     <cursorShape>PointingHandCursor</cursorShape>
    </property>
    <property name="styleSheet">
     <string notr="true">QPushButton
{
  border: 2px solid gray;
  border-radius: 10px;
  padding: 0 8px;
color: white;
  background: #895C94;
}</string>
    </property>
    <property name="text">
     <string>DEVSEL</string>
    </property>
   </widget>
   <widget class="QLabel" name="kk">
    <property name="enabled">
     <bool>true</bool>
    </property>
    <property name="geometry">
     <rect>
      <x>20</x>
      <y>400</y>
      <width>591</width>
      <height>211</height>
     </rect>
    </property>
    <property name="text">
     <string>TextLabel</string>
    </property>
   </widget>
  </widget>
  <widget class="QMenuBar" name="menuBar">
   <property name="geometry">
    <rect>
     <x>0</x>
     <y>0</y>
     <width>1375</width>
     <height>21</height>
    </rect>
   </property>
  </widget>
  <widget class="QToolBar" name="mainToolBar">
   <property name="sizePolicy">
    <sizepolicy hsizetype="Expanding" vsizetype="Expanding">
     <horstretch>0</horstretch>
     <verstretch>0</verstretch>
    </sizepolicy>
   </property>
   <attribute name="toolBarArea">
    <enum>TopToolBarArea</enum>
   </attribute>
   <attribute name="toolBarBreak">
    <bool>false</bool>
   </attribute>
  </widget>
  <widget class="QStatusBar" name="statusBar"/>
 </widget>
 <layoutdefault spacing="6" margin="11"/>
 <resources/>
 <connections/>
</ui>
